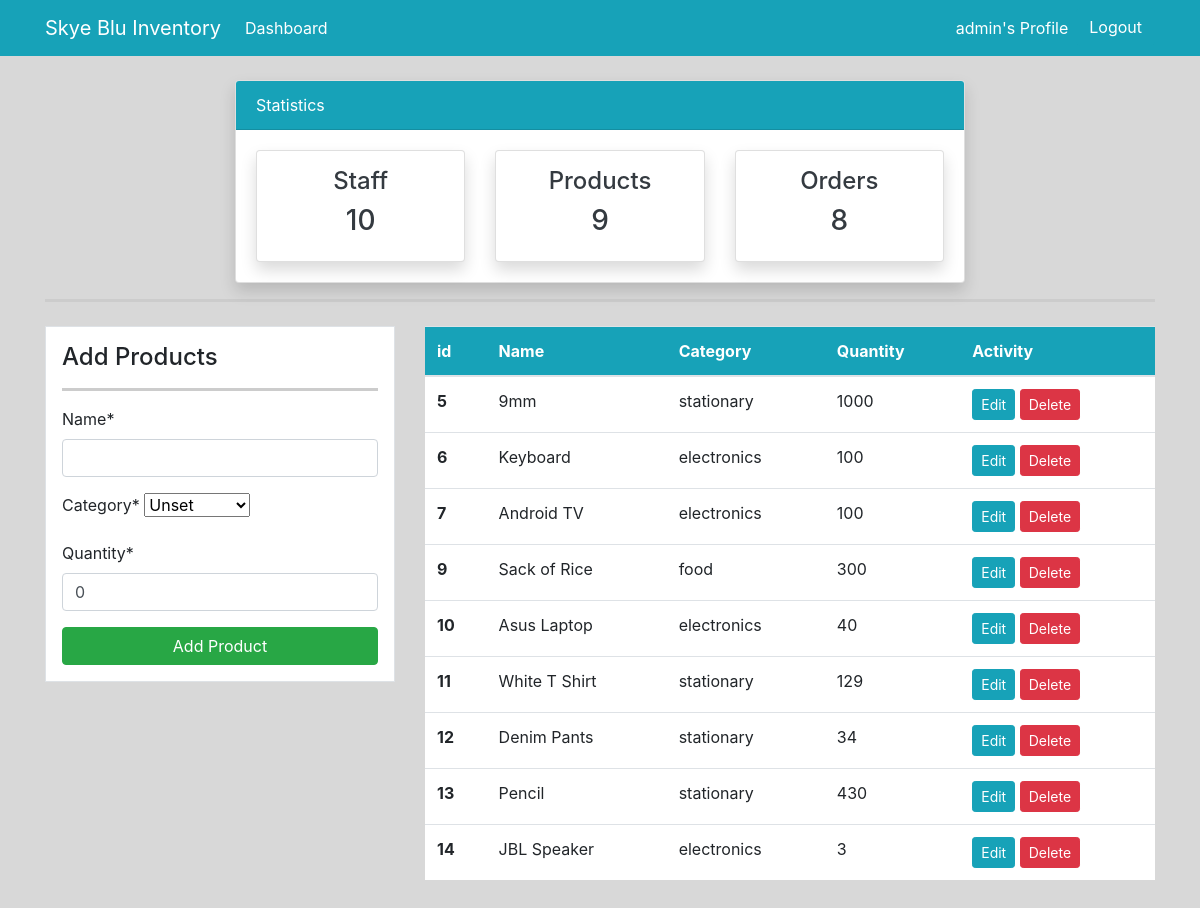
/product/ (signed in), run on the app's committed database.
### dashboard/models.py (models this page shows, shortened)
class Product(models.Model):
    name = models.CharField(max_length=150)
    category = models.CharField(max_length=100, choices=CATEGORY, default='unset')
    quantity = models.PositiveIntegerField(default=0)

### dashboard/views.py (the view)
# urls.py: path("product/", views.product, name="product"),
@login_required
def product(request):
    items = Product.objects.all()
    if request.method == "POST":
        form = ProductForm(request.POST)
        if form.is_valid():
            form.save()
            product_name = form.cleaned_data.get("name")
            messages.success(request, f"{product_name} Added to database")
            return redirect("dashboard:product")
    else:
        form = ProductForm()
    products_count = items.count()
    workers_count = User.objects.all().count()
    orders_count = Order.objects.all().count()
    context = {
        "items": items,
        "form": form,
        "workers_count": workers_count,
        "orders_count": orders_count,
        "products_count": products_count,
    }
    return render(request, "dashboard/product.html", context)

### dashboard/forms.py
class ProductForm(forms.ModelForm):
    class Meta:
        model = Product
        fields = ["name", "category", "quantity"]

### templates/dashboard/product.html (shortened to what this page needs)
{% extends "partials/base.html" %}
{% load crispy_forms_tags %}
{% block content %}
{% include "partials/topnav.html" %}
<div class="container">
  <hr />
</div>
<div class="container">
  <div class="row my-4">
    <div class="col-md-4">
      <div class="border bg-white p-3">
        <h4>Add Products</h4>
        <hr />
        <form method="POST">
          {{ form|crispy }}
          <input
            class="btn btn-success btn-block"
            type="submit"
            value="Add Product"
          />
        </form>
      </div>
    </div>
    <div class="col-md-8">
      <table class="table bg-white">
        <thead class="bg-info">
          <tr class="text-white">
            <th scope="col">id</th>
            <th scope="col">Name</th>
            <th scope="col">Category</th>
            <th scope="col">Quantity</th>
            <th scope="col">Activity</th>
          </tr>
        </thead>
        <tbody>
          {% for item in items %}
          <tr>
            <th scope="row">{{ item.id }}</th>
            <td>{{ item.name }}</td>
            <td>{{ item.category }}</td>
            <td>{{ item.quantity }}</td>
            <td>
              <a class="btn btn-info btn-sm" href="{% url "dashboard:product_update" item.id %}">Edit</a>
              <a class="btn btn-danger btn-sm" href="{% url "dashboard:product_delete" item.id %}">Delete</a>
            </td>
          </tr>
          {% endfor %}
        </tbody>
      </table>
    </div>
  </div>
</div>
{% endblock content %}

### templates/partials/nav.html (shortened to what this page needs)
    <nav class="navbar navbar-expand-lg navbar-info bg-info">
        <div class="container">
            {% if user.is_authenticated %}
            <a class="navbar-brand text-white" href="{% url "dashboard:index" %}">Skye Blu Inventory</a>
            <div class="collapse navbar-collapse" id="navbarSupportedContent">
                <ul class="navbar-nav mr-auto">
                    <li class="nav-item active">
                        <a class="nav-link text-white" href="{% url "dashboard:index" %}">Dashboard <span class="sr-only">(current)</span></a>
                    </li>
                </ul>
                <ul class="navbar-nav ml-auto">
                    <li class="nav-item active">
                        <a class="nav-link text-white" href="{% url "profile" %}">{{ user.username }}'s Profile </a>
                    </li>
                    <li class="nav-item">
                        <form action="{% url 'logout' %}" method="post">
                            <button class="btn btn-info" type="submit">Logout</button>
                        </form>
                    </li>
                </ul>
            </div>
                {% endif %}
            </div>
    </nav>

### static/style.css (style rules this page uses)
body { background: rgba(216,216,216,255); }
hr { border-top: 3px solid #ccc; }

### data on the page
Product: id "5", name "9mm", category "stationary", quantity "1000"
Product: id "6", name "Keyboard", category "electronics", quantity "100"
Product: id "7", name "Android TV", category "electronics", quantity "100"
Product: id "9", name "Sack of Rice", category "food", quantity "300"
Product: id "10", name "Asus Laptop", category "electronics", quantity "40"
Product: id "11", name "White T Shirt", category "stationary", quantity "129"
Product: id "12", name "Denim Pants", category "stationary", quantity "34"
Product: id "13", name "Pencil", category "stationary", quantity "430"
Product: id "14", name "JBL Speaker", category "electronics", quantity "3"

### other printed values
{{ user.username }} "admin"
{{ workers_count }} "10"
{{ products_count }} "9"
{{ orders_count }} "8"
